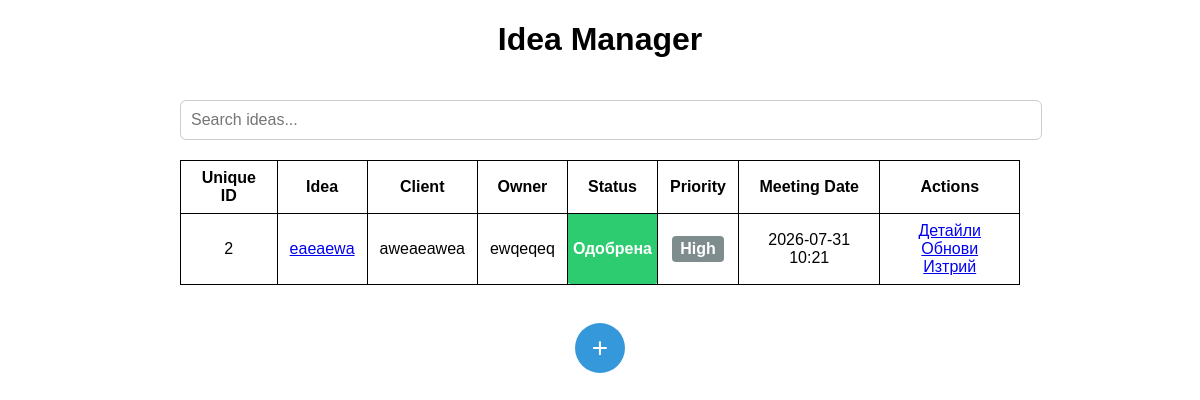
Before: / with the older database file.
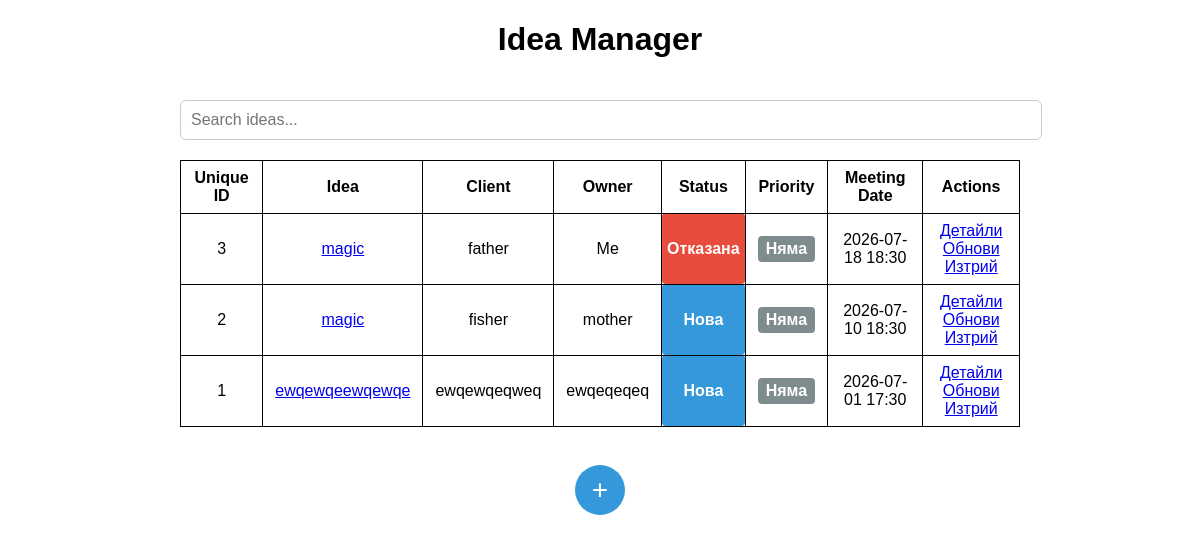
After: the same page with the newer database file.
### Omnilinx.py (models this page shows, shortened)
class Todo(db.Model):
    id = db.Column(db.Integer, primary_key=True)
    title = db.Column(db.String(200), nullable=False)
    description = db.Column(db.String(1000), nullable=False)
    client = db.Column(db.String(100), nullable=False)
    meeting_date = db.Column(db.DateTime, nullable=False)
    owner = db.Column(db.String(100), nullable=False)
    status = db.Column(db.String(30), nullable=False, default='Нова')
    priority = db.Column(db.String(30), nullable=False, default='Няма')
    date_created = db.Column(db.DateTime, default=datetime.utcnow)
    unique_id = db.Column(db.Integer, unique=True, nullable=False)

### Omnilinx.py (the view, shortened to what this page needs)
@app.route('/', methods=['POST','GET'])
def index():
    tasks = Todo.query.order_by(Todo.date_created.desc()).all()
    return render_template('List.html', tasks=tasks)

### templates/List.html (shortened to what this page needs)
{% extends 'base.html' %}
{% block body %}
<div class="content">
    <div class="center">
    <h1 style="text-align: center;">Idea Manager</h1>
    {% if tasks|length < 1 %}
    <h1 style="text-align: center;">There are no ideas, Create one Below!</h1>
    {% else  %}
    <div class="search-bar">
    <input type="text" id="liveSearch" placeholder="Search ideas...">
</div>
 <table border=1 frame=box rules=all style="width:70%">
    <thead>
    <tr>
        <th>Unique ID</th>
        <th>Idea</th>
        <th>Client</th>
        <th>Owner</th>
        <th>Status</th>
        <th>Priority</th>
        <th>Meeting Date</th>
        <th>Actions</th>
    </tr>
    </thead>
    <tbody id="ideaTableBody">
    {% include '_idea_rows.html' %}
    </tbody>
</table>
    <br>
    {% endif %}
   <button
    id="addToggle"
    class="add-btn"
    data-modal-ignore
    onclick="openAddModal()">
    +
</button>
</div>
</div>
{% endblock %}

### templates/_idea_rows.html
{% if tasks %}
{% for idea in tasks %}
<tr>
    <td>{{ idea.unique_id }}</td>
    <td>
        <a href="{{ url_for('idea_details', id=idea.id) }}">
            {{ idea.title }}
        </a>
    </td>
    <td>{{ idea.client }}</td>
    <td>{{ idea.owner }}</td>
    <td class="status {{ idea.status|lower|replace(' ', '-') }}">
        {{ idea.status }}
    </td>
    <td>
        <span class="priority
            {% if idea.priority == 'Висок' %}high
            {% elif idea.priority == 'Среден' %}medium
            {% elif idea.priority == 'Нисък' %}low
            {% else %}none
            {% endif %}">
            {{ idea.priority }}
        </span>
    </td>
    <td>{{ idea.meeting_date.strftime("%Y-%m-%d %H:%M") }}</td>
    <td>
        <a href="{{ url_for('idea_details', id=idea.id) }}">Детайли</a>
        <a href="javascript:void(0)"
            data-modal-ignore
            onclick='openUpdateModal(
            {{ idea.id }},
            {{ idea.title|tojson }},
            {{ idea.description|tojson }},
            {{ idea.client|tojson }},
            {{ idea.owner|tojson }},
            {{ idea.status|tojson }},
            {{ idea.priority|tojson }},
            "{{ idea.meeting_date.strftime('%Y-%m-%dT%H:%M') }}"
            )'>
            Обнови
        </a>
        <br>
        <a href="javascript:void(0)"
            data-modal-ignore
            onclick='openDeleteModal({{ idea.id }}, {{ idea.title|tojson }})'>Изтрий</a>
    </td>
</tr>
{% endfor %}
{% else %}
<tr>
    <td colspan="8" style="text-align:center;">No results found.</td>
</tr>
{% endif %}

Changed rows visible on the page:
removed Todo: unique_id "2", title "eaeaewa", client "aweaeawea", owner "ewqeqeq", status "Одобрена", priority "High", meeting_date "2026-07-31 10:21"
added Todo: unique_id "3", title "magic", client "father", owner "Me", status "Отказана", priority "Няма", meeting_date "2026-07-18 18:30"
added Todo: unique_id "2", title "magic", client "fisher", owner "mother", status "Нова", priority "Няма", meeting_date "2026-07-10 18:30"
added Todo: unique_id "1", title "ewqewqeewqewqe", client "ewqewqeqweq", owner "ewqeqeqeq", status "Нова", priority "Няма", meeting_date "2026-07-01 17:30"
